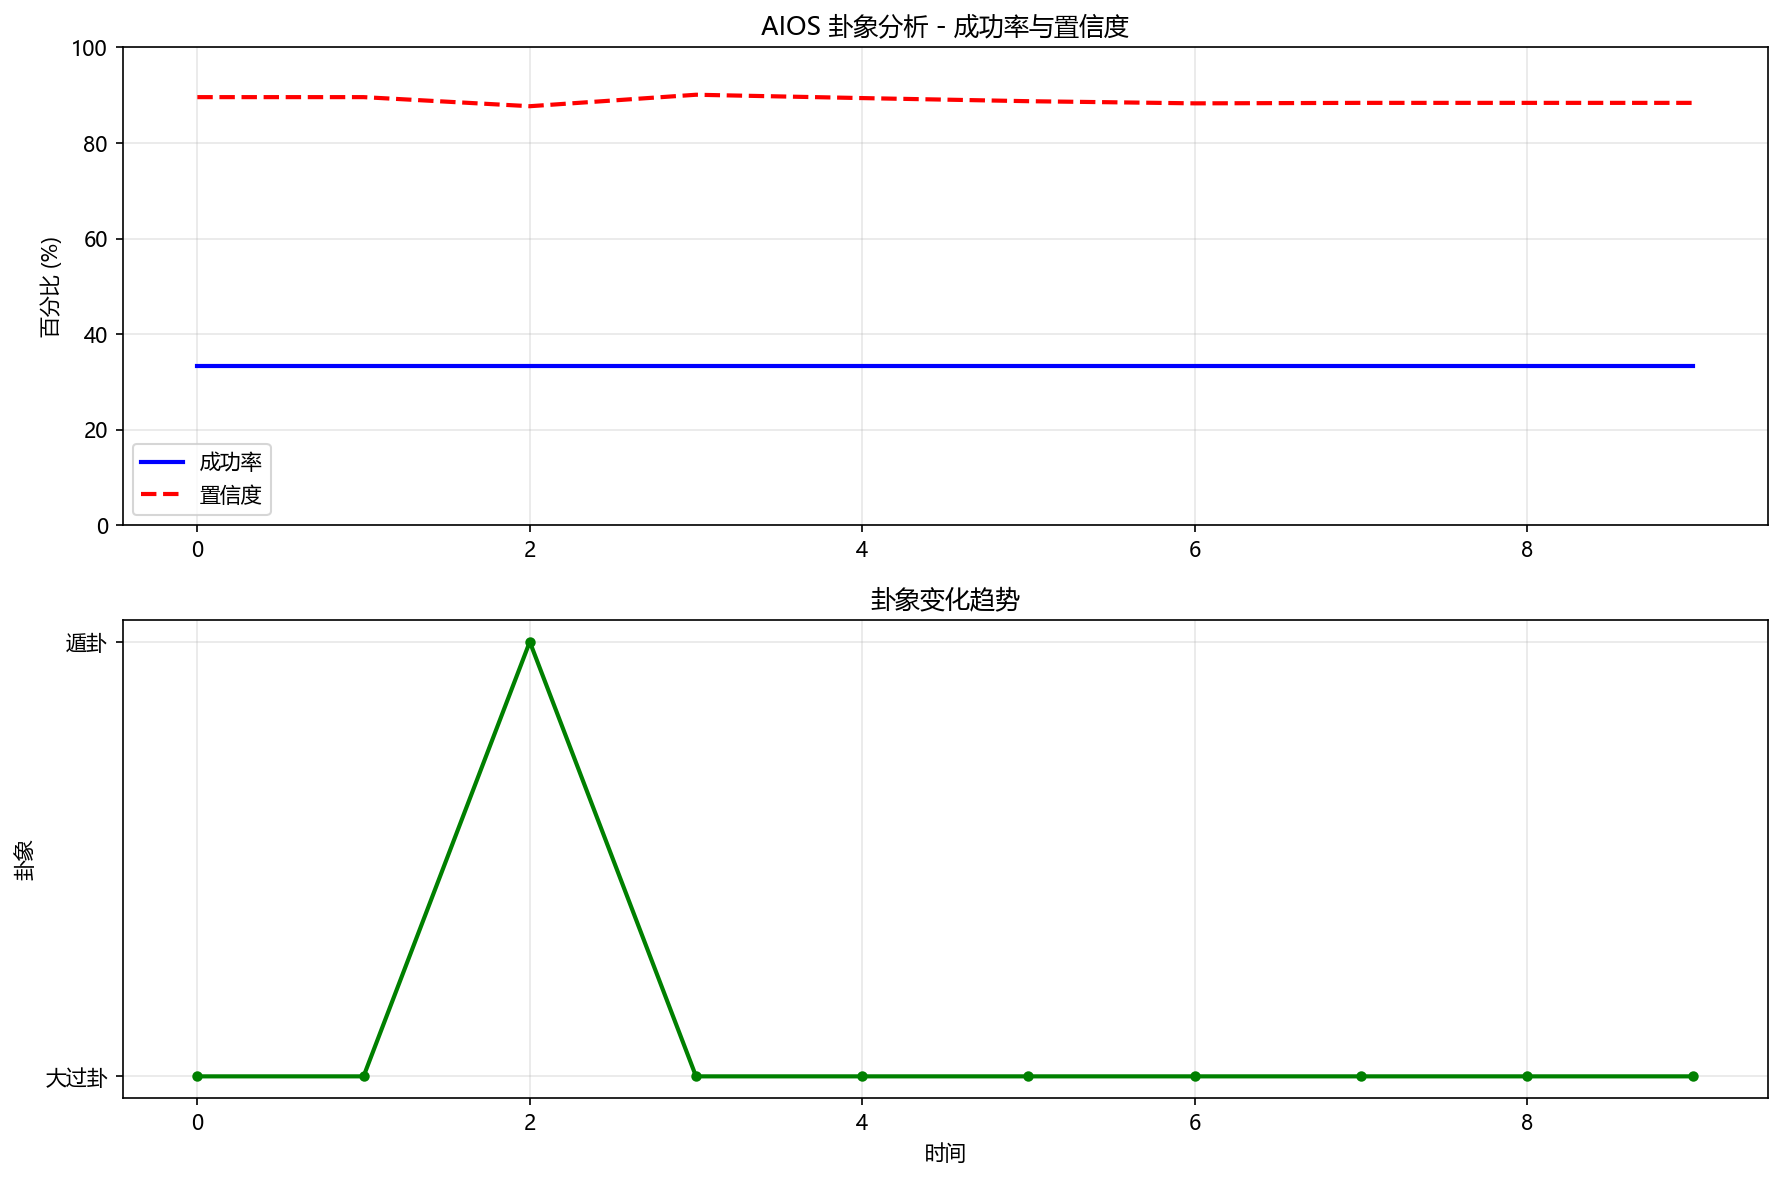

Recreate this plot in Python.
#!/usr/bin/env python3
"""
卦象变化曲线图生成器
使用 matplotlib 生成卦象变化趋势图
"""
import json
import matplotlib.pyplot as plt
from matplotlib.font_manager import FontProperties
from pathlib import Path
from datetime import datetime

# ========== 【中文字体永久修复】Windows最稳方案 ==========
plt.rcParams['font.sans-serif'] = ['Microsoft YaHei']  # 主字体
plt.rcParams['axes.unicode_minus'] = False  # 解决负号显示为方块


def generate_hexagram_chart(output_path="hexagram_chart.png"):
    """生成卦象变化曲线图"""
    history_file = Path(__file__).parent / "data" / "pattern_history.jsonl"
    
    if not history_file.exists():
        print("[WARN] No pattern history found, skipping chart generation")
        return None
    
    # 读取历史数据
    records = []
    with open(history_file, "r", encoding="utf-8") as f:
        for line in f:
            records.append(json.loads(line))
    
    if len(records) < 2:
        print("[WARN] Not enough data for chart (need at least 2 records)")
        return None
    
    # 取最近50条
    records = records[-50:]
    
    # 提取数据
    timestamps = [r.get("timestamp", "") for r in records]
    success_rates = [r.get("success_rate", 0) * 100 for r in records]
    confidences = [r.get("confidence", 0) * 100 for r in records]
    patterns = [r.get("pattern", "") for r in records]
    
    # 创建图表
    fig, (ax1, ax2) = plt.subplots(2, 1, figsize=(12, 8))
    
    # 图1：成功率和置信度
    ax1.plot(range(len(success_rates)), success_rates, 'b-', label='成功率', linewidth=2)
    ax1.plot(range(len(confidences)), confidences, 'r--', label='置信度', linewidth=2)
    ax1.set_ylabel('百分比 (%)')
    ax1.set_title('AIOS 卦象分析 - 成功率与置信度')
    ax1.legend()
    ax1.grid(True, alpha=0.3)
    ax1.set_ylim(0, 100)
    
    # 图2：卦象变化
    # 为每个卦象分配一个数字
    unique_patterns = list(set(patterns))
    pattern_to_num = {p: i for i, p in enumerate(unique_patterns)}
    pattern_nums = [pattern_to_num[p] for p in patterns]
    
    ax2.plot(range(len(pattern_nums)), pattern_nums, 'g-', marker='o', linewidth=2, markersize=4)
    ax2.set_ylabel('卦象')
    ax2.set_xlabel('时间')
    ax2.set_title('卦象变化趋势')
    ax2.set_yticks(range(len(unique_patterns)))
    ax2.set_yticklabels(unique_patterns)
    ax2.grid(True, alpha=0.3)
    
    # 保存图表
    plt.tight_layout()
    plt.savefig(output_path, dpi=150, bbox_inches='tight')
    plt.close()
    
    print(f"[OK] Chart saved to: {output_path}")
    return output_path


if __name__ == "__main__":
    generate_hexagram_chart()
